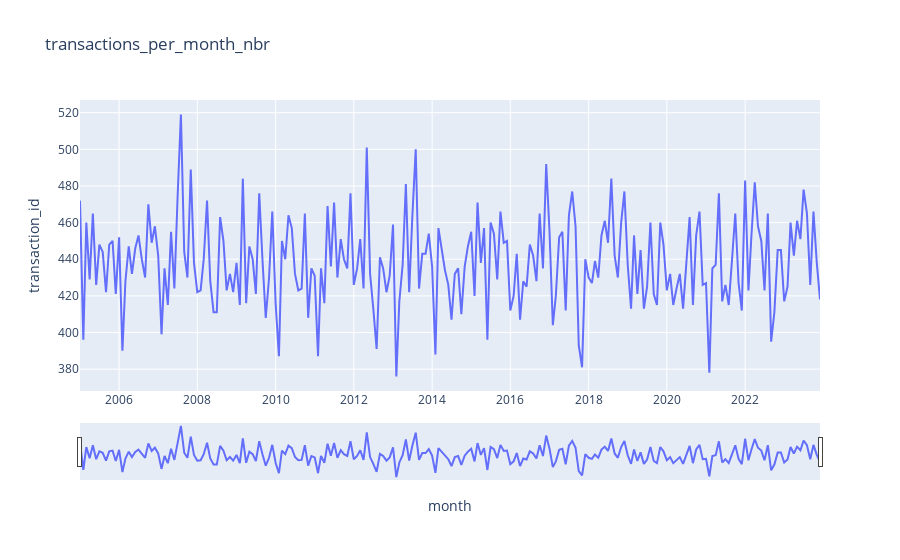

Notebook code cell kept with this figure:
### Markdown cell above
Nombre de transaction par mois

### Code cell
transactions_per_month_nbr = pd.DataFrame(transactions_copy.groupby("month").transaction_id.count()).reset_index()
fig = px.line(transactions_per_month_nbr, x='month', y='transaction_id', title='transactions_per_month_nbr')

fig.update_xaxes(rangeslider_visible=True)
fig.show()

### Figure 1 — Plotly figure (JSON) as saved in the notebook; plotly's stock layout.template omitted (floating-point values rounded to 4 significant figures; data arrays with more than 128 entries replaced by an {"elided": "..."} marker saying what was removed)
{"data": [{"hovertemplate": "month=%{x}<br>transaction_id=%{y}<extra></extra>", "legendgroup": "", "line": {"color": "#636efa", "dash": "solid"}, "marker": {"symbol": "circle"}, "mode": "lines", "name": "", "orientation": "v", "showlegend": false, "type": "scatter", "x": {"elided": "228 str values"}, "xaxis": "x", "y": {"elided": "228 int values"}, "yaxis": "y"}], "layout": {"autosize": true, "legend": {"tracegroupgap": 0}, "title": {"text": "transactions_per_month_nbr"}, "xaxis": {"anchor": "y", "autorange": true, "domain": [0, 1], "range": ["2005-01-01", "2023-12-01"], "rangeslider": {"autorange": true, "range": ["2005-01-01", "2023-12-01"], "visible": true, "yaxis": {"_template": null, "rangemode": "match"}}, "title": {"text": "month"}, "type": "date"}, "yaxis": {"anchor": "x", "autorange": true, "domain": [0, 1], "range": [368.1, 526.9], "title": {"text": "transaction_id"}, "type": "linear"}}}
